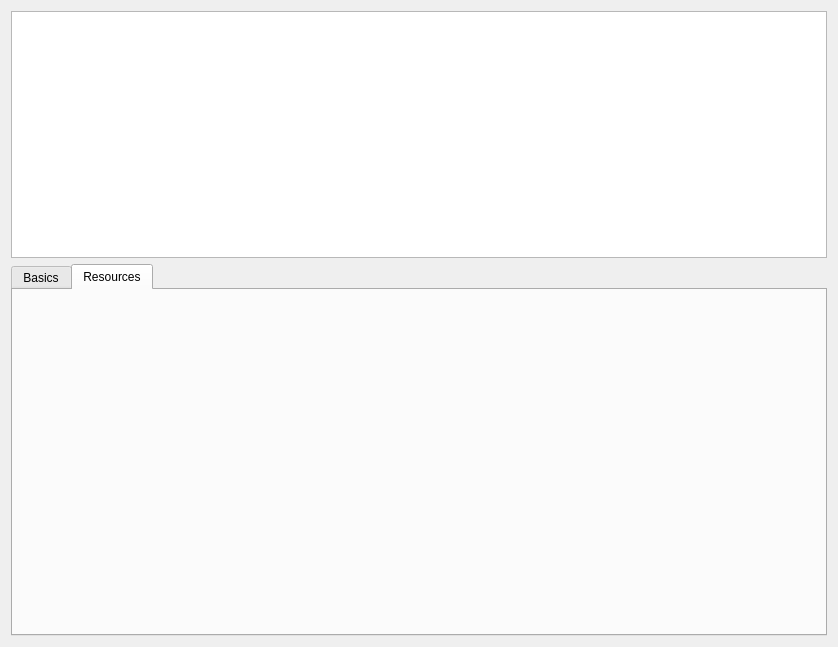
<?xml version="1.0" encoding="UTF-8"?>
<ui version="4.0">
 <class>Form</class>
 <widget class="QWidget" name="Form">
  <property name="geometry">
   <rect>
    <x>0</x>
    <y>0</y>
    <width>838</width>
    <height>647</height>
   </rect>
  </property>
  <property name="windowTitle">
   <string>Form</string>
  </property>
  <layout class="QVBoxLayout" name="verticalLayout">
   <item>
    <widget class="QListWidget" name="listExecutables"/>
   </item>
   <item>
    <widget class="QTabWidget" name="tabWidget">
     <property name="currentIndex">
      <number>1</number>
     </property>
     <widget class="QWidget" name="basics">
      <attribute name="title">
       <string>Basics</string>
      </attribute>
      <layout class="QVBoxLayout" name="verticalLayout_2">
       <item>
        <layout class="QHBoxLayout" name="horizontalLayout">
         <item>
          <widget class="QLabel" name="label">
           <property name="text">
            <string>Name</string>
           </property>
          </widget>
         </item>
         <item>
          <widget class="QLineEdit" name="editName">
           <property name="dragEnabled">
            <bool>true</bool>
           </property>
          </widget>
         </item>
         <item>
          <widget class="QLabel" name="label_2">
           <property name="text">
            <string>Filepath</string>
           </property>
          </widget>
         </item>
         <item>
          <widget class="QLineEdit" name="editFilepath"/>
         </item>
        </layout>
       </item>
       <item>
        <layout class="QHBoxLayout" name="horizontalLayout_2">
         <item>
          <widget class="QLabel" name="label_3">
           <property name="text">
            <string>Genres</string>
           </property>
          </widget>
         </item>
         <item>
          <widget class="QLineEdit" name="editGenres"/>
         </item>
         <item>
          <widget class="QLabel" name="label_4">
           <property name="text">
            <string>Publisher</string>
           </property>
          </widget>
         </item>
         <item>
          <widget class="QLineEdit" name="editPublisher"/>
         </item>
        </layout>
       </item>
       <item>
        <layout class="QHBoxLayout" name="horizontalLayout_4">
         <item>
          <widget class="QLabel" name="label_5">
           <property name="text">
            <string>Developer</string>
           </property>
          </widget>
         </item>
         <item>
          <widget class="QLineEdit" name="editDeveloper"/>
         </item>
         <item>
          <widget class="QLabel" name="label_6">
           <property name="text">
            <string>Release Date</string>
           </property>
          </widget>
         </item>
         <item>
          <widget class="QLineEdit" name="editReleaseDate"/>
         </item>
        </layout>
       </item>
       <item>
        <layout class="QHBoxLayout" name="horizontalLayout_5">
         <item>
          <widget class="QLabel" name="label_7">
           <property name="text">
            <string>Players</string>
           </property>
          </widget>
         </item>
         <item>
          <widget class="QLineEdit" name="editPlayers"/>
         </item>
         <item>
          <widget class="QLabel" name="label_8">
           <property name="text">
            <string>Rating</string>
           </property>
          </widget>
         </item>
         <item>
          <widget class="QLineEdit" name="editRating"/>
         </item>
        </layout>
       </item>
       <item>
        <layout class="QVBoxLayout" name="verticalLayout_3">
         <item>
          <widget class="QLabel" name="label_9">
           <property name="text">
            <string>Description</string>
           </property>
          </widget>
         </item>
         <item>
          <widget class="QTextEdit" name="textDescription"/>
         </item>
        </layout>
       </item>
      </layout>
     </widget>
     <widget class="QWidget" name="resources">
      <attribute name="title">
       <string>Resources</string>
      </attribute>
     </widget>
    </widget>
   </item>
  </layout>
 </widget>
 <resources/>
 <connections/>
</ui>
